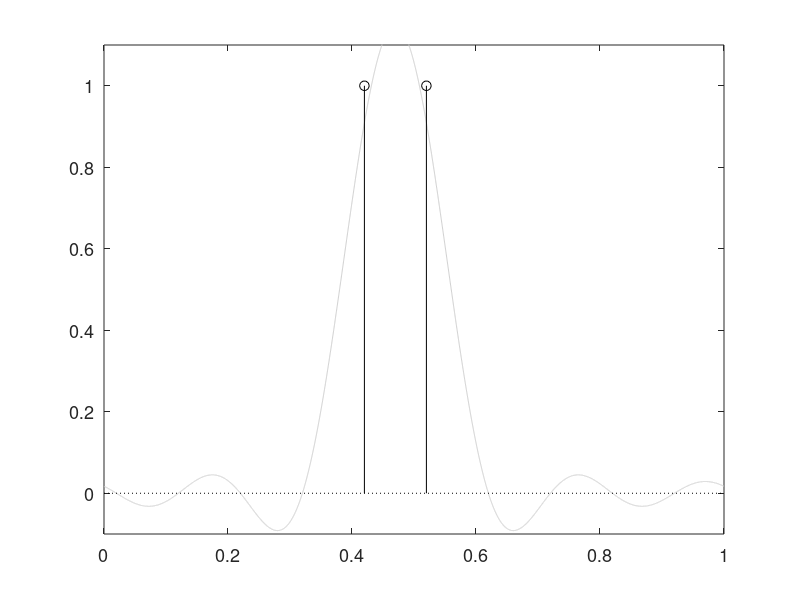

The MATLAB script that drew this image: (Note: this script raises an error after producing the figure.)
%
%  File             pulses_recovery.m 
%
%  Version          (this one) 2.2, June, 2014 (pmusic -> rootmusic)
%                   (previous) 2.1, Aug. 02, 2013
%                   (previous) 2.0, July 24, 2013
%                   (previous) 1.0, Dec. 02, 2012
%
%  Author           Laurent Condat, PhD, CNRS research fellow in 
%                   GIPSA-lab, Grenoble, France.
%
%  Description      This file contains an implementation in Matlab of
%                   algorithms described in the research paper:
%
%                   L. Condat and A. Hirabayashi, "Cadzow Denoising
%                   Upgraded: A New Projection Method for the Recovery
%                   of Dirac Pulses from Noisy Linear Measurements",
%                   preprint hal-00759253, 2012.
%
%                   This implementation comes with no warranty. In case
%                   the functions would not do what they are supposed to
%                   do, please email the author (contact info to be
%                   found on the web).
%
%                   If you use this code or parts of it for any purpose,
%                   the author asks you to cite the paper above or, in
%                   that event, its published version. Please email him
%                   if the proposed algorithms were useful for one of
%                   your projects, or for any comment or suggestion.
%
%  Usage rights     Copyright Laurent Condat.
%                   This file is distributed under the terms of the CeCILL
%                   licence (compatible with the GNU GPL), which can be
%                   found at the URL "http://www.cecill.info".
%
%  This software is governed by the CeCILL license under French law and
%  abiding by the rules of distribution of free software. You can  use,
%  modify and or redistribute the software under the terms of the CeCILL
%  license as circulated by CEA, CNRS and INRIA at the following URL :
%  "http://www.cecill.info".
%
%  As a counterpart to the access to the source code and rights to copy,
%  modify and redistribute granted by the license, users are provided only
%  with a limited warranty  and the software's author,  the holder of the
%  economic rights,  and the successive licensors  have only  limited
%  liability.
%
%  In this respect, the user's attention is drawn to the risks associated
%  with loading,  using,  modifying and/or developing or reproducing the
%  software by the user in light of its specific status of free software,
%  that may mean  that it is complicated to manipulate,  and  that  also
%  therefore means  that it is reserved for developers  and  experienced
%  professionals having in-depth computer knowledge. Users are therefore
%  encouraged to load and test the software's suitability as regards their
%  requirements in conditions enabling the security of their systems and/or
%  data to be ensured and,  more generally, to use and operate it in the
%  same conditions as regards security.
%
%  The fact that you are presently reading this means that you have had
%  knowledge of the CeCILL license and that you accept its terms.


function main

rng('default'); 

experiment=1;	%1: 2 Diracs. 2: 6 Diracs. 3: 50 Diracs. 
tau=1;			%size of the interval where the pulses lie. Must be positive
if experiment==1
	rng(0);		%for reproducibility of the results in the article
	K=2;		%number of Dirac pulses. Must be >=1
	N=11;		%number of measurements. Must be odd
	tk=[0.42;0.52];		%positions of the Dirac pulses. Must be in [0,tau[
	ak=[1;1];			%amplitudes of the Dirac pulses. Must be nonzero
	SNR=15;		%signal-to-noise ratio in dB
elseif experiment==2
	rng(10);
	K=6;		%use K=10 to see the effects of overfitting
	N=25;  
	tk=[0.16;0.24;0.53;0.62;0.73;0.76];
	ak=[0.2;-0.3;0.1;0.7;-0.25;0.75];
	SNR=25;
elseif experiment==3
	rng(10);
	K=50;		%use K=30 to see the effects of underfitting
	N=1001;
	tk=rand(50,1);
	ak=rand(50,1)*2-1;
	SNR=35;	
else	%here, try your own experiment	
end

method=2;			% reconstruction method. 
					% 1:Cadzow denoising,
					% 2:proposed method,
					% 3:procedure without denoising, a.k.a. total least squares method
					% 4:Tufts and Kumaresan,
					% 5:matrix pencil,
					% 6:MUSIC,
					% 7:proposed convex method with the nuclear norm,

	
Nbnoiserea=1;		%number of noise realizations. The plot is different whether =1 or >1
displayresults=1;	%1 or 0: display or not the numerical results
displayfigure=1;	%1 or 0: display or not the figure


%we generate directly the Fourier coefficients of the signal
M=(N-1)/2;
vhatm0=exp(-i*2*pi/tau*(-M:M)'*tk')*ak;

if displayfigure
	figure
	vec=ak(1)*(1+2*sum(cos(2*pi*(1:M)'*((0:5000)/5000-tk(1)/tau)),1))/N;
	for k=2:length(tk), vec=vec+ak(k)*(1+2*sum(cos(2*pi*(1:M)'*((0:5000)/5000-tk(k)/tau)),1))/N; end
	plot((0:5000)/5000, vec,'color',[0.8,0.8,0.8]);
	hold on
	h1=stem(tk/tau,ak,'Color','k','MarkerEdgeColor','k','Markersize',7);
	xlim([0 1]);
	ymin=min(0,min(ak));
	ymax=max(0,max(ak));
	ylim([ymin-0.1 ymax+0.1]);
	set(get(h1,'BaseLine'),'LineStyle',':');
	set(gca,'FontSize',13);
	xlabel(['position [units of ' texlabel('tau') ' ]'],'fontsize',13);
	ylabel('amplitude','fontsize',13)
end
if Nbnoiserea>1
	thewaitbar = waitbar(0,'number of noise realizations simulated'); 
end

error1=0; error2=0;
tic
for noiserea=1:Nbnoiserea

	%we generate the noise and scale it so as to exactly have the desired SNR
	epshatm=fftshift(fft(randn(N,1)));
	vhatm=vhatm0+epshatm/norm(epshatm)*norm(vhatm0)/10^(SNR/20);	
	vn=real(ifft(ifftshift(vhatm)));
	if displayfigure
		plot((0:N-1)/N,vn,'o','MarkerFaceColor',[0.8,0.8,0.8],'MarkerEdgeColor',[0.8,0.8,0.8],'Markersize',4);
	end
		
	%%% Cadzow denoising method
	if method==1	
		P=M;				%the matrices have size N-P x P+1. K<=P<=M required.
		Nbiter=50;			%number of iterations. 
		Tdenoised=toeplitz(vhatm(P+1:N),vhatm(P+1:-1:1)); %the noisy matrix is the initial estimate
		for iter=1:Nbiter
			[U S V]=svd(Tdenoised,0);
			Tdenoised=U(:,1:K)*S(1:K,1:K)*(V(:,1:K))';	%SVD truncation -> Tdenoised has rank K
			Tdenoised=Toeplitzation(Tdenoised);			% -> Tdenoised is Toeplitz	
		end		
		%we reshape the Toeplitz matrix Tdenoised into a Toeplitz matrix with K+1 columns
		Tdenoised=toeplitz([Tdenoised(1,P-K+1:-1:1).';Tdenoised(2:N-P,1)],Tdenoised(1,P-K+1:P+1));
		[U S V]=svd(Tdenoised,0);  
		estimtk=-angle(roots(V(:,K+1)))*tau/2/pi;	%estimated locations in [-tau/2,tau/2[
		edgecolor='b';
	
	
	%%% Proposed method
	elseif method==2				
		P=M;				%the matrices have size N-P x P+1. K<=P<=M required.
		Nbiter=50;			%number of iterations. 
		mu=0.1;				%parameter. Must be in ]0,2[
		gamma=0.51*mu;		%parameter. Must be in ]mu/2,1[
		%note: setting mu=0 and gamma=0 yields the Douglas-Rachford method
		Tnoisy=toeplitz(vhatm(P+1:N),vhatm(P+1:-1:1)); 
		W=ones(N-P,P+1)*(P+1);	%matrix of weights for the weighted Frobenius norm
		for indexcol=2:P+1
			for indexrow=1:P+2-indexcol
				W(indexrow,indexcol-1+indexrow)=P+2-indexcol;
				W(N-P-indexrow+1,P+3-indexcol-indexrow)=P+2-indexcol;
			end
		end
		Tdenoised=Tnoisy;		%the noisy matrix is the initial estimate
		mats=Tdenoised;			%auxiliary matrix
		for iter=1:Nbiter
			[U S V]=svd(mats+gamma*(Tdenoised-mats)+mu*(Tnoisy-Tdenoised)./W,0);
			Tdenoised=U(:,1:K)*S(1:K,1:K)*(V(:,1:K))';	%SVD truncation -> Tdenoised has rank K
			mats=mats-Tdenoised+Toeplitzation(2*Tdenoised-mats); 		
		end	
		%at this point, Tdenoised has rank K but is not exactly Toeplitz
		Tdenoised=Toeplitzation(Tdenoised);
		%we reshape the Toeplitz matrix Tdenoised into a Toeplitz matrix with K+1 columns
		Tdenoised=toeplitz([Tdenoised(1,P-K+1:-1:1).';Tdenoised(2:N-P,1)],Tdenoised(1,P-K+1:P+1));
		[U S V]=svd(Tdenoised,0);  
		estimtk=-angle(roots(V(:,K+1)))*tau/2/pi;	%estimated locations in [-tau/2,tau/2[
		edgecolor='r';
	
		
	%%% procedure without denoising, a.k.a. total least squares method
	%%% equivalent to method=1 or method=2 with Nbiter=0.
	elseif method==3 
		Tnoisy=toeplitz(vhatm(K+1:N),vhatm(K+1:-1:1));
		[U S V]=svd(Tnoisy,0);  
		estimtk=-angle(roots(V(:,K+1)))*tau/2/pi;	%estimated locations in [-tau/2,tau/2[
		edgecolor=[0.8 0 0.8];
	
	
	%%% Method from the paper
	%%% D. W. Tufts and R. Kumaresan, "Estimation of frequencies of multiple
	%%% sinusoids: Making linear prediction perform like maximum likelihood," 
	%%% Proc. of the IEEE, vol. 70, no. 9, pp. 975-989, Sept. 1982.
	%%% We use the implementation of Kfir Gedalyahu, found on his webpage: 
	%%% https://sites.google.com/site/kfirgedal/	
	elseif method==4 
		P=M;			%the matrices have size N-P x P+1. K<=P<=M required.
		if experiment==1, P=6; end	%better results than with P=5.
		Tnoisy=toeplitz(vhatm(P+1:N),vhatm(P+1:-1:1));
		vecnoisy=Tnoisy(:,1);
		Tnoisy=Tnoisy(:,2:end);
		vecnoisy=Tnoisy'*vecnoisy;
		Tnoisy=Tnoisy'*Tnoisy;
		[U,V]=eig(Tnoisy);
		g=zeros(P,1);
		for j=0:K-1
    		g=g+U(:,end-j)'*vecnoisy/V(end-j,end-j)*U(:,end-j);
		end
		z=roots([-1;g]);
		[B,I]=sort(abs(z));
		estimtk=-angle(z(I(end-K+1:end)))*tau/2/pi;
		edgecolor=[0.6 0.3 0];
	
	
	%%% Matrix pencil method, from the paper	
	%%% Y. Hua and T.K. Sarkar, "Matrix pencil method for estimating 
	%%% parameters of exponentially damped/undamped sinusoids in noise," 
	%%% IEEE Transactions on Acoustics, Speech and Signal Processing, 
	%%% vol. 38, no. 5, pp. 814824, May 1990.
	%%% We use the implementation of Kfir Gedalyahu, found on his webpage: 
	%%% https://sites.google.com/site/kfirgedal/
	%%% we must have 2K<=P<N
	elseif method==5
		P=M;			%the matrices have size N-P x P+1. K<=P<=M required.
		Y0=zeros(N-P,P);
		Y1=zeros(N-P,P);
		for k=0:N-P-1
		    Y0(k+1,:)=vhatm((1:P)+k);
		    Y1(k+1,:)=vhatm((2:P+1)+k);
		end
		[U,S,V]=svd(Y1,0);
		Sp=S(1:K,1:K); Up=U(:,1:K); Vp=V(:,1:K);
		[U,S,V]=svd(Y0,0);
		Y0=U(:,1:K)*S(1:K,1:K)*V(:,1:K)';
		Zl=Vp*inv(Sp)*Up'*Y0;
		z=eig(Zl);
		[B,I]=sort(abs(z));
		estimtk=angle(z(I(end-K+1:end)))*tau/2/pi;
		edgecolor=[0 0.6 0.3];
		
		
	%%% Root-MUSIC method of Barabell, 1983, using the rootmusic function of Matlab
	elseif method==6 
		estimtk=-rootmusic(vhatm,K)*tau/2/pi;
		edgecolor=[1 0.7 0];
		
	
	%%% Proposed convex method using the nuclear norm surrogate of the rank
	elseif method==7 
		P=M;				%the matrices have size N-P x P+1. K<=P<=M required.
		Nbiter=1000;			%number of iterations. 
		mu=1.9;				%parameter. Must be in ]0,2[
		gamma=0.51*mu;		%parameter. Must be in ]mu/2,1[
		lambda=0.1;			%regularization parameter. Take 0.05 for experiment=2.
		Tnoisy=toeplitz(vhatm(P+1:N),vhatm(P+1:-1:1)); 
		W=ones(N-P,P+1)*(P+1);	%matrix of weights for the weighted Frobenius norm
		for indexcol=2:P+1
			for indexrow=1:P+2-indexcol
				W(indexrow,indexcol-1+indexrow)=P+2-indexcol;
				W(N-P-indexrow+1,P+3-indexcol-indexrow)=P+2-indexcol;
			end
		end
		Tdenoised=Tnoisy;		%the noisy matrix is the initial estimate
		mats=Tdenoised;			%auxiliary matrix
		for iter=1:Nbiter
			[U S V]=svd(mats+gamma*(Tdenoised-mats)+mu*(Tnoisy-Tdenoised)./W,0);
			for index=1:P+1		%soft-thresholding on the singular values
				S(index,index)=max(S(index,index)-mu*lambda,0);
			end
			Tdenoised=U*S*V';	
			mats=mats-Tdenoised+Toeplitzation(2*Tdenoised-mats); 		
		end		%of 'while' loop
		Tdenoised=Toeplitzation(Tdenoised);	
		%we reshape the Toeplitz matrix Tdenoised into a Toeplitz matrix with K+1 columns
		Tdenoised=toeplitz([Tdenoised(1,P-K+1:-1:1).';Tdenoised(2:N-P,1)],Tdenoised(1,P-K+1:P+1));
		[U S V]=svd(Tdenoised,0);  
		estimtk=-angle(roots(V(:,K+1)))*tau/2/pi;	%estimated locations in [-tau/2,tau/2[
		edgecolor=[0.1 0.6 0];
					
	end		%of 'if' statements over the methods
	
	ind=find(estimtk<0);
	estimtk(ind)=estimtk(ind)+tau;			%estimated locations in [0,tau[
	estimak=real(pinv(exp(-i*2*pi/tau*(-M:M)'*estimtk'))*vhatm);	%estimated amplitudes
	if displayfigure
		ymin=min(ymin,min(estimak));
		ymax=max(ymax,max(estimak));
		if Nbnoiserea==1
			stem(estimtk/tau,estimak,'--','Color',edgecolor,'MarkerFaceColor','none','MarkerEdgeColor',edgecolor,'Markersize',7);
		else
			plot(estimtk/tau,estimak,'+','MarkerFaceColor',edgecolor,'MarkerEdgeColor',edgecolor,'Markersize',2);
		end
	end
	if Nbnoiserea>1, waitbar(noiserea/Nbnoiserea); end;
	estimvhatm=exp(-i*2*pi/tau*(-M:M)'*estimtk')*estimak;
	error1=error1+(norm(estimvhatm-vhatm0)^2/N-error1)/noiserea; %robust computation of the mean
	if experiment==1, error2=error2+(mspe(estimtk(1),estimtk(2),tk(1),tk(2),tau)-error2)/noiserea; end;
end		%of loop over noise realizations
toc
if displayfigure, ylim([ymin-0.1 ymax+0.1]); end
if Nbnoiserea>1, close(thewaitbar); end
if displayresults
	disp('Estimated locations:');
	disp(estimtk');
	disp('Estimated amplitudes:');
	disp(estimak');
	fprintf('Lowpass MSE: %g. MSPE: %g\n',error1,error2);
end
end		%of main program


function Matres=Toeplitzation(Mat)
%this function returns a Toeplitz matrix, closest to Mat for the Frobenius norm.
%this is done by simply averaging along the diagonals.
	[height,width]=size(Mat);  %height>=width required
	Matres=Mat;
	for indexcol=2:width
		valdiag=0;
		valdiag2=0;
		for indexrow=1:width-indexcol+1
			valdiag=valdiag+Mat(indexrow,indexcol-1+indexrow);
			valdiag2=valdiag2+Mat(height-indexrow+1,width-indexcol+2-indexrow);
		end
		valdiag=valdiag/(width-indexcol+1);
		valdiag2=valdiag2/(width-indexcol+1);
		for indexrow=1:width-indexcol+1
			Matres(indexrow,indexcol-1+indexrow)=valdiag;
			Matres(height-indexrow+1,width-indexcol+2-indexrow)=valdiag2;
		end
	end
	for indexcol=1:height-width+1
		valdiag=0;
		for indexrow=1:width
			valdiag=valdiag+Mat(indexcol+indexrow-1,indexrow);
		end
		valdiag=valdiag/width;
		for indexrow=1:width
			Matres(indexcol+indexrow-1,indexrow)=valdiag;
		end
	end
end		%of the function	


%this more compact form is slower.
function Matres=Toeplitzation2(Mat)
	[height,width]=size(Mat);
	vec=zeros(height+width-1,1);
	for index=-height+1:width-1
		vec(index+height)=mean(diag(Mat,index));
	end
	Matres=toeplitz(vec(height:-1:1),vec(height:height+width-1));
end


%computes the MSE between the pairs (a,b) and (c,d), for tau-periodic values. 
function res=mspe(a,b,c,d,tau)
	aux=0.5*tau;
	e1=(mod(a-c+aux,tau)-aux).^2+(mod(b-d+aux,tau)-aux).^2;
	e2=(mod(a-d+aux,tau)-aux).^2+(mod(b-c+aux,tau)-aux).^2;
	res=min(e1,e2)/2;
end

